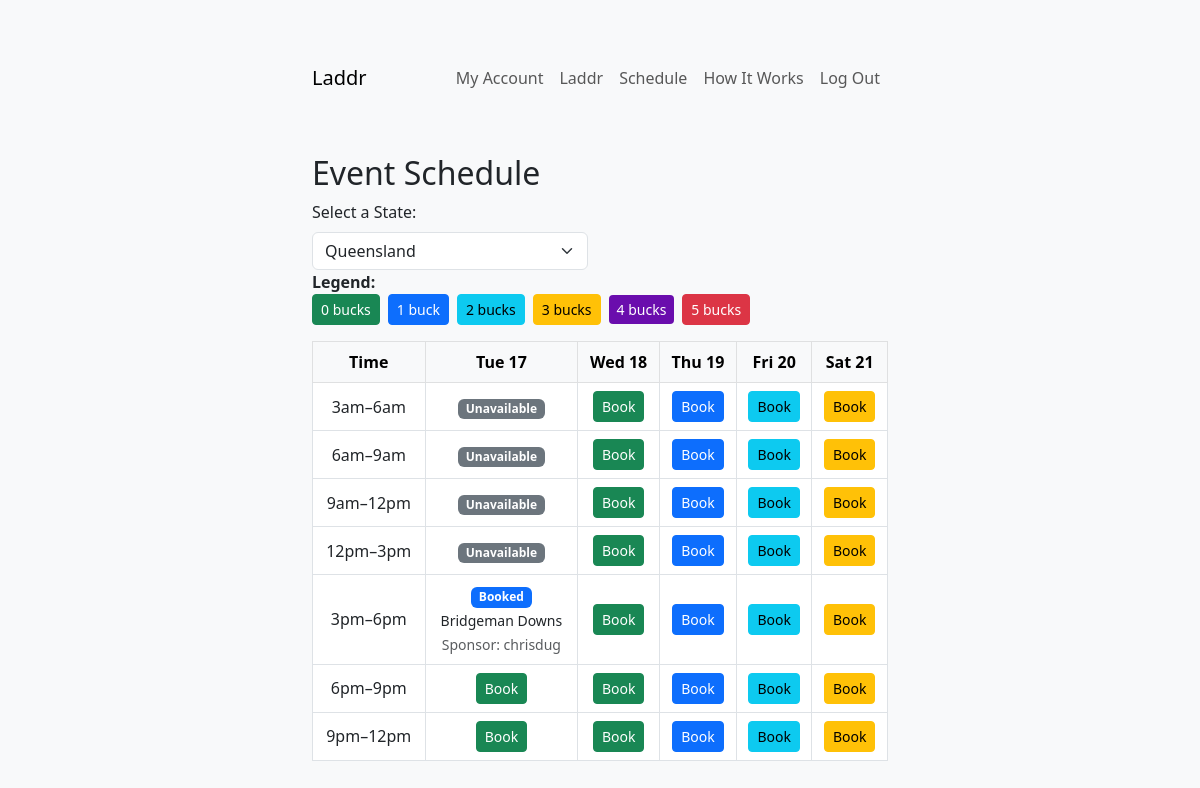
Before: /schedule (signed in) with the older database file.
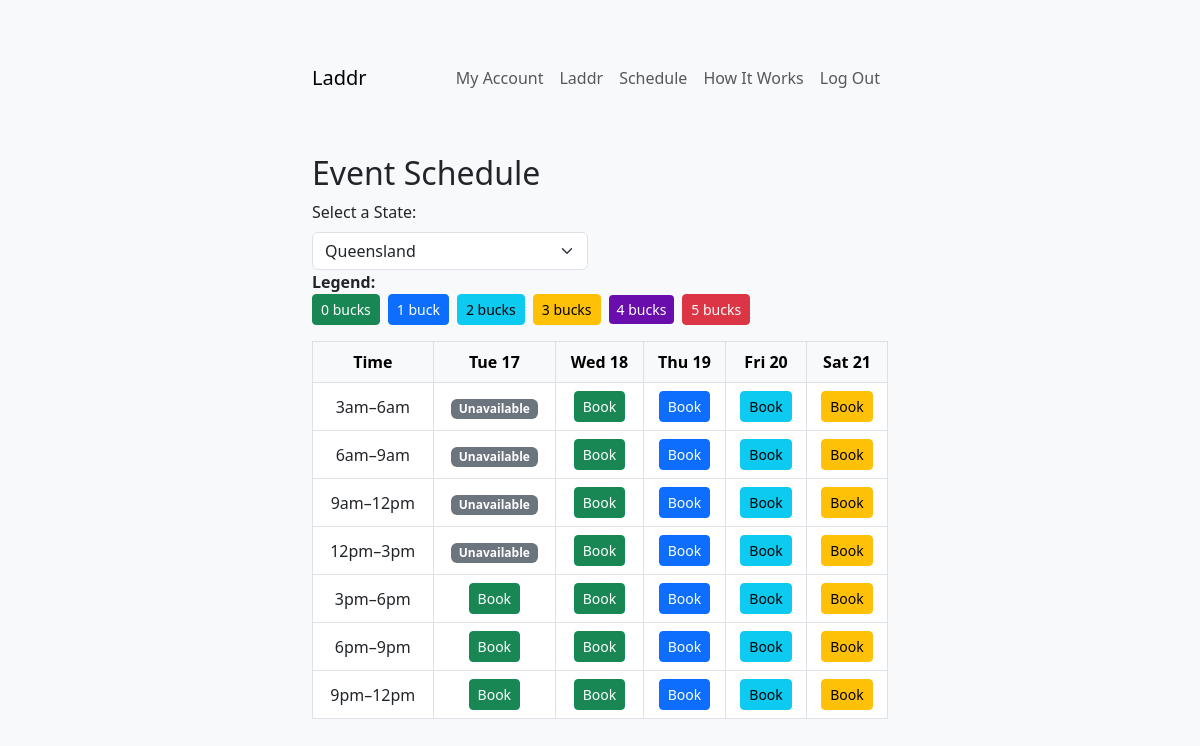
After: the same page with the newer database file.
### app/models.py (models this page shows, shortened)
class Event(db.Model):
    id = db.Column(db.Integer, primary_key=True)
    user_id = db.Column(db.Integer, db.ForeignKey('users.id'), nullable=True)  # Nullable for community events
    user = db.relationship('User', backref='events')
    major_city = db.Column(db.String(100), nullable=False)
    suburb = db.Column(db.String(100), nullable=False)
    event_type = db.Column(db.String(20), nullable=False, default='public')  # Default to public
    date = db.Column(db.Date, nullable=False)
    start_hour = db.Column(db.Integer, nullable=False)
    latitude = db.Column(db.Float, nullable=True)
    longitude = db.Column(db.Float, nullable=True)
    radius = db.Column(db.Float, default=1.0)

class User(db.Model):
    __tablename__ = 'users'
    id = db.Column(db.Integer, primary_key=True)
    username = db.Column(db.String(50), unique=True, nullable=False)  # New field
    first_name = db.Column(db.String(50), nullable=False)
    last_name = db.Column(db.String(50), nullable=False)
    email = db.Column(db.String(120), unique=True, nullable=False)
    password_hash = db.Column(db.String(128), nullable=False)
    strava_id = db.Column(db.String(50), nullable=True)  # Stores Strava user ID
    strava_access_token = db.Column(db.String(255), nullable=True)
    strava_refresh_token = db.Column(db.String(255))
    strava_expires_at = db.Column(db.Integer)    # Stores Strava access token
    bucks = db.Column(db.Integer, default=5)  # Weekly Bucks balance
    last_bucks_update = db.Column(db.DateTime, default=datetime.utcnow)
    private_event_ends = db.Column(db.DateTime, nullable=True)  # End time for private event
    last_activated = db.Column(db.DateTime, nullable=True)  # Last activation time for weekly cooldown
    linked_accounts = db.Column(db.Boolean, default=False)  # Example field for linked accounts
    overall_points = db.Column(db.Integer, default=0)
    monthly_data = db.Column(db.JSON, default={
        'run': {'distance': 0, 'pace': 0, 'points': 0, 'avg_multiplier': 1},
        'ride': {'distance': 0, 'pace': 0, 'points': 0, 'avg_multiplier': 1},
    }) # Cached monthly totals
    yearly_data = db.Column(db.JSON, nullable=True)   # Cached yearly totals
    monthly_last_updated = db.Column(db.DateTime, nullable=True)  # Last updated timestamp for monthly data
    yearly_last_updated = db.Column(db.DateTime, nullable=True)   # Last updated timestamp for yearly data

### app/routes.py (the view)
@main.route('/schedule', methods=['GET'])
def schedule():
    if 'user_id' not in session:
        flash('You need to log in first.', 'warning')
        return redirect(url_for('main.login'))
    state_filter = request.args.get('state', 'Queensland')
    if state_filter not in STATE_TIMEZONES:
        flash('Invalid state selected.', 'danger')
        return redirect(url_for('main.schedule'))
    state_tz = timezone(STATE_TIMEZONES[state_filter])
    now_utc = datetime.utcnow()
    now_state = pytz.utc.localize(now_utc).astimezone(state_tz)
    today = now_state.date()
    current_hour = now_state.hour
    events = Event.query.filter(Event.major_city == state_filter).all()
    valid_times = range(3, 24, 3)
    calendar = {}
    for offset in range(5):  # Next 5 days
        date = today + timedelta(days=offset)
        calendar[date] = {}
        for hour in valid_times:
            if date == today and hour + 3 <= current_hour:
                calendar[date][hour] = {'status': 'unavailable'}
                continue
            booked_event = next((e for e in events if e.date == date and e.start_hour == hour), None)
            if booked_event:
                calendar[date][hour] = {
                    'status': 'booked',
                    'suburb': booked_event.suburb,
                    'username': User.query.get(booked_event.user_id).username
                }
            else:
                days_ahead = (date - today).days
                cost = 0 if days_ahead <= 1 else min(days_ahead - 1, 5)  # Cap cost at 5 bucks
                calendar[date][hour] = {
                    'status': 'available',
                    'cost': cost
                }
    return render_template(
        'schedule.html',
        calendar=calendar,
        states=STATE_TIMEZONES.keys(),  # Pass states to the template
        selected_state=state_filter
    )

### app/templates/schedule.html (shortened to what this page needs)
{% extends 'base.html' %}
{% block content %}
<h2 class="mt-5">Event Schedule</h2>
<form method="get" action="{{ url_for('main.schedule') }}">
    <div class="row">
        <div class="col-md-6">
            <label for="state" class="form-label">Select a State:</label>
            <select name="state" id="state" class="form-select" onchange="this.form.submit()">
                {% for state in states %}
                <option value="{{ state }}" {% if state == selected_state %}selected{% endif %}>{{ state }}</option>
                {% endfor %}
            </select>
        </div>
    </div>
</form>
<div class="mb-3">
    <strong>Legend:</strong>
    <div class="d-flex align-items-center flex-wrap">
        <div class="btn btn-success btn-sm me-2" style="pointer-events: none;">0 bucks</div>
        <div class="btn btn-primary btn-sm me-2" style="pointer-events: none;">1 buck</div>
        <div class="btn btn-info btn-sm me-2" style="pointer-events: none;">2 bucks</div>
        <div class="btn btn-warning btn-sm me-2" style="pointer-events: none;">3 bucks</div>
        <div class="btn btn-purple btn-sm me-2" style="pointer-events: none;">4 bucks</div>
        <div class="btn btn-danger btn-sm" style="pointer-events: none;">5 bucks</div>
    </div>
</div>
<div id="schedule" class="table-responsive">
    <table class="table table-bordered table-hover">
        <thead class="table-light text-center">
            <tr>
                <th>Time</th>
                {% for date in calendar.keys() %}
                    <th>{{ date.strftime('%a %d') }}</th>
                {% endfor %}
            </tr>
        </thead>
        <tbody>
            {% for hour in range(3, 24, 3) %}
            <tr>
                <td class="text-center">
                    {{ hour % 12 or 12 }}{{ 'am' if hour < 12 else 'pm' }}–{{ (hour + 3) % 12 or 12 }}{{ 'am' if (hour + 3) < 12 else 'pm' }}
                </td>
            {% for date, times in calendar.items() %}
            <td>
                {% if hour in times %}
                    {% set slot = times[hour] %}
                    {% if slot.status == 'available' %}
                    <button
                    class="btn
                           {% if slot.cost == 0 %}btn-success
                           {% elif slot.cost == 1 %}btn-primary
                           {% elif slot.cost == 2 %}btn-info
                           {% elif slot.cost == 3 %}btn-warning
                           {% elif slot.cost == 4 %}btn-purple
                           {% elif slot.cost == 5 %}btn-danger{% endif %}
                           btn-sm book-slot"
                    data-date="{{ date }}"
                    data-hour="{{ hour }}"
                    data-cost="{{ slot.cost }}"
                    data-state="{{ selected_state }}"
                    data-bs-toggle="modal"
                    data-bs-target="#bookingModal">
                    Book
                </button>
                    {% elif slot.status == 'booked' %}
                        <span class="badge bg-primary">Booked</span><br>
                        <small>{{ slot.suburb }}</small><br>
                        <small class="text-muted">Sponsor: {{ slot.username }}</small>
                    {% else %}
                        <span class="badge bg-secondary">Unavailable</span>
                    {% endif %}
                {% else %}
                    <span class="badge bg-secondary">Unavailable</span>
                {% endif %}
            </td>
            {% endfor %}
            </tr>
            {% endfor %}
        </tbody>
    </table>
</div>
{% endblock %}

### app/templates/base.html (shortened to what this page needs)
<!DOCTYPE html>
<html lang="en">
<head>
    <link href="https://cdn.jsdelivr.net/npm/bootstrap@5.3.0/dist/css/bootstrap.min.css" rel="stylesheet">
    <link href="https://cdn.jsdelivr.net/npm/bootstrap-icons/font/bootstrap-icons.css" rel="stylesheet">
    <link rel="stylesheet" href="https://unpkg.com/leaflet@1.7.1/dist/leaflet.css" />
    <link rel="stylesheet" href="{{ url_for('static', filename='styles.css') }}">
    <link rel="stylesheet" href="https://cdnjs.cloudflare.com/ajax/libs/selectize.js/0.12.6/css/selectize.default.min.css" />
</head>
<body>
    <nav class="navbar navbar-expand-lg navbar-light bg-light">
        <div class="container">
            <a class="navbar-brand" href="{{ url_for('main.index') }}">Laddr</a>
            <div class="collapse navbar-collapse" id="navbarNav">
                <ul class="navbar-nav ms-auto">
                    {% if session.get('user_id') %}
                        <li class="nav-item">
                            <a class="nav-link" href="{{ url_for('main.account') }}">My Account</a>
                        </li>
                        <li class="nav-item">
                            <a class="nav-link" href="{{ url_for('main.leaderboard') }}">Laddr</a>
                        </li>
                        <li class="nav-item">
                            <a class="nav-link" href="{{ url_for('main.schedule') }}">Schedule</a>
                        </li>
                        <li class="nav-item">
                            <a class="nav-link" href="{{ url_for('main.how_it_works') }}">How It Works</a>
                        </li>
                        <li class="nav-item">
                            <a class="nav-link" href="{{ url_for('main.logout') }}">Log Out</a>
                        </li>
                    {% endif %}
                </ul>
            </div>
        </div>
    </nav>
    <div class="container mt-4">
        {% block content %}{% endblock %}
    </div>
</body>
</html>

### app/static/styles.css (style rules this page uses)
body { background-color: #f8f9fa; }
.container { margin-top: 50px; max-width: 600px; }
.btn-purple { background-color: #6a0dad; color: white; border: none; }
table { white-space: nowrap; }
th, td { text-align: center; vertical-align: middle; }

Changed rows visible on the page:
removed Event: suburb "Bridgeman Downs"
no longer on this page (row edited): User: username "chrisdug"
Other visible differences:
list line gone: "Booked Sponsor:"
new list line: "Book"
